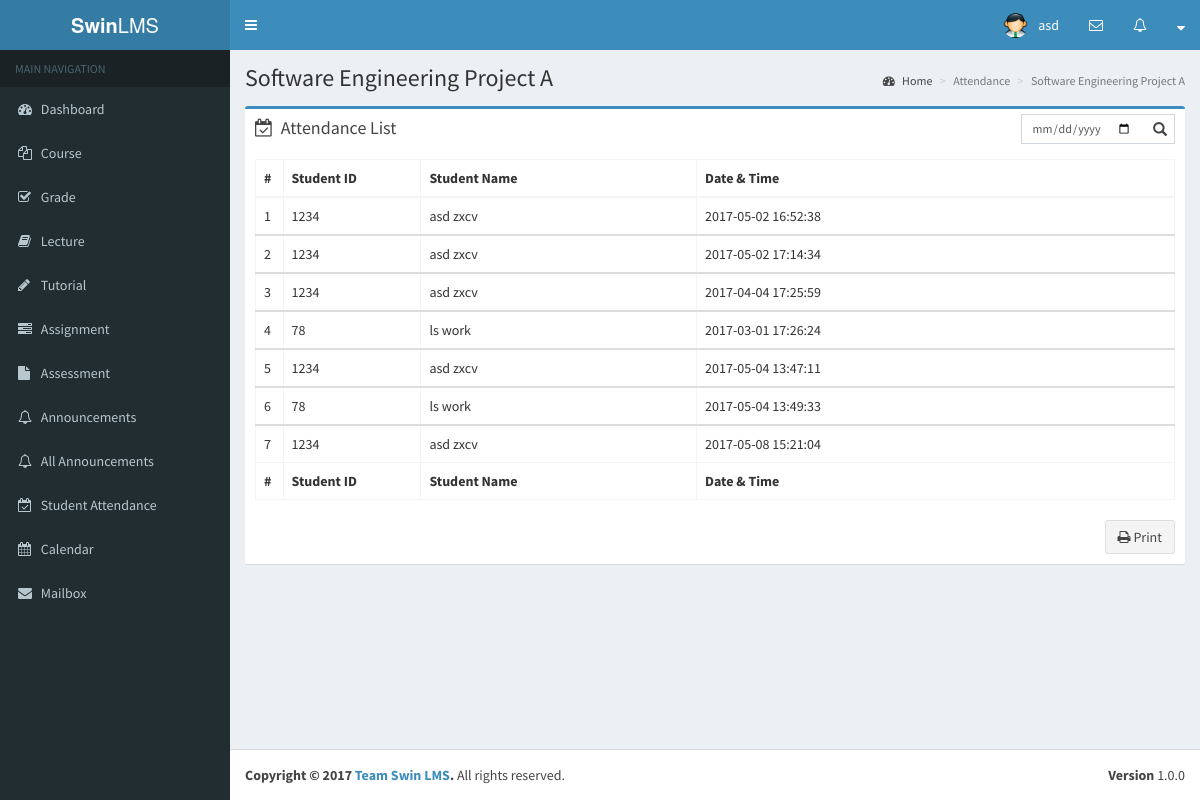
The page /lecturer/attendance_view.php?id=1&name=Software Engineering Project A (signed in) on the database its author committed.
### tables this page shows
CREATE TABLE IF NOT EXISTS `attendance` (
  `id` int(11) NOT NULL,
  `unit_id` int(11) NOT NULL,
  `user_id` int(11) NOT NULL,
  `attend` datetime NOT NULL
);

CREATE TABLE IF NOT EXISTS `users` (
  `id` int(11) NOT NULL,
  `login_id` varchar(25) NOT NULL,
  `password` varchar(50) NOT NULL,
  `created` datetime NOT NULL,
  `type` varchar(10) NOT NULL,
  `age` int(11) NOT NULL,
  `email` varchar(50) NOT NULL,
  `first_name` varchar(45) NOT NULL,
  `last_name` varchar(45) NOT NULL,
  `address` varchar(100) NOT NULL,
  `city` varchar(20) DEFAULT NULL,
  `country` varchar(20) DEFAULT NULL,
  `postcode` int(10) DEFAULT NULL,
  `phone` int(15) DEFAULT NULL,
  `contact` int(11) NOT NULL,
  `department` varchar(50) DEFAULT NULL,
  `dob` date DEFAULT NULL,
  `photo` varchar(100) DEFAULT NULL,
  `egname` varchar(50) DEFAULT NULL,
  `egemail` varchar(50) DEFAULT NULL,
  `egcontact` varchar(15) DEFAULT NULL,
  `relationship` varchar(15) DEFAULT NULL,
  `program` varchar(65) NOT NULL
);

### lecturer/attendance_view.php (the view, shortened to what this page needs)
<?php
require_once '../app/config.php';
$counter = 0;
$courselistQuery = $db->prepare("
    SELECT a.user_id, a.attend, u.login_id, u.first_name, u.last_name
    FROM attendance a
    JOIN users u
    ON a.user_id = u.id
    WHERE unit_id=:unit_id
");
$courselistQuery->execute([
    'unit_id' => $_SESSION['unit_id']
]);
$courselist = $courselistQuery->rowCount() ? $courselistQuery : [];
?>
<!DOCTYPE html>
<html>
    <?php include_once('first.php') ?>
    <body class="hold-transition skin-blue sidebar-mini">
    <?php include_once('header.php')?>
    <?php include_once('sidebar.php') ?>
        <div class="content-wrapper">
            <section class="content-header contentheader">
                  <h1 class="header">
                      <?php echo $_GET['name']; ?>
                  </h1>
                  <ol class="breadcrumb">
                    <li><a href="dashboard.php"><i class="fa fa-dashboard"></i> Home</a></li>
                    <li class="active">Attendance</li>
                    <li class="active"><?php echo $_GET['name']; ?></li>
                  </ol>
            </section>
            <section class="content">
                <div class="row">
                    <section class="col-lg-12">
                        <div class="box box-primary">
                            <div class="box-header">
                              <i class="fa fa-calendar-check-o"></i>
                                <h3 class="box-title">Attendance List</h3>
                                <div class="box-tools pull-right">
                                    <div class="has-feedback">
                                        <input type="date" class="form-control input-sm" id="myInput3" onkeyup="myFunction3()" placeholder="Filter List">
                                    </div>
                                </div>
                            </div>
                            <div class="box-body">
                                <?php if(!empty($courselist)): ?>
                                    <table id="attendance_in_course" class="table table-bordered table-hover courselist">
                                        <thead>
                                            <tr>
                                                <th width="3%">#</th>
                                                <th width="15%">Student ID</th>
                                                <th width="30%">Student Name</th>
                                                <th width="52%">Date & Time</th>
                                            </tr>
                                        </thead>
                                        <?php foreach($courselist as $course):
                                            $counter++;
                                        ?>
                                        <tbody class="$course">
                                            <tr>
                                                <td><?php echo $counter ?></td>
                                                <td><?php echo $course['login_id']; ?></td>
                                                <td><?php echo $course['first_name']. ' ' . $course['last_name']; ?></td>
                                                <td><?php echo $course['attend']; ?></td>
                                            </tr>
                                        </tbody>
                                        <?php endforeach; ?>
                                        <tfoot>
                                            <tr>
                                                <th>#</th>
                                                <th>Student ID</th>
                                                <th>Student Name</th>
                                                <th>Date & Time</th>
                                            </tr>
                                        </tfoot>
                                    </table>
                                    <?php else: ?>
                                        <p>There is no attendance to display.</p>
                                    <?php endif; ?>
                            </div>
                            <div class="box-footer clearfix no-border">
                                <button type="submit" class="btn btn-default pull-right" name="printTable" id="printTable" onClick="printData3()"><i class="fa fa-print"></i> Print</button>
                            </div>
                        </div>
                    </section>
                </div>
            </section>
        </div>
    <?php include_once('footer.php') ?>
    </body>
</html>

### rows shown on the page
attendance: counter "1", user.login_id "1234", user.first_name "asd", user.last_name "zxcv", attend "2017-05-02 16:52:38"
attendance: counter "2", user.login_id "1234", user.first_name "asd", user.last_name "zxcv", attend "2017-05-02 17:14:34"
attendance: counter "3", user.login_id "1234", user.first_name "asd", user.last_name "zxcv", attend "2017-04-04 17:25:59"
attendance: counter "4", user.login_id "78", user.first_name "ls", user.last_name "work", attend "2017-03-01 17:26:24"
attendance: counter "5", user.login_id "1234", user.first_name "asd", user.last_name "zxcv", attend "2017-05-04 13:47:11"
attendance: counter "6", user.login_id "78", user.first_name "ls", user.last_name "work", attend "2017-05-04 13:49:33"
attendance: counter "7", user.login_id "1234", user.first_name "asd", user.last_name "zxcv", attend "2017-05-08 15:21:04"

### other values the page prints
$_SESSION['first_name'] "asd"
$_GET['name'] "Software Engineering Project A"
